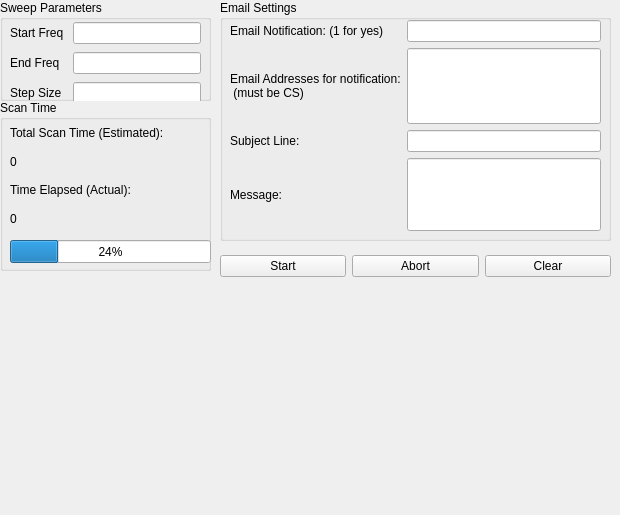
<?xml version="1.0" encoding="UTF-8"?>
<ui version="4.0">
 <class>NoTuneAS_GUI_Form</class>
 <widget class="QWidget" name="NoTuneAS_GUI_Form">
  <property name="geometry">
   <rect>
    <x>0</x>
    <y>0</y>
    <width>620</width>
    <height>515</height>
   </rect>
  </property>
  <property name="windowTitle">
   <string>Form</string>
  </property>
  <widget class="QGroupBox" name="groupBox_2">
   <property name="geometry">
    <rect>
     <x>220</x>
     <y>0</y>
     <width>391</width>
     <height>241</height>
    </rect>
   </property>
   <property name="title">
    <string>Email Settings</string>
   </property>
   <widget class="QWidget" name="gridLayoutWidget_3">
    <property name="geometry">
     <rect>
      <x>10</x>
      <y>20</y>
      <width>371</width>
      <height>211</height>
     </rect>
    </property>
    <layout class="QGridLayout" name="gridLayout_3">
     <item row="3" column="0">
      <widget class="QLabel" name="MessageLabel">
       <property name="text">
        <string>Message: </string>
       </property>
      </widget>
     </item>
     <item row="0" column="0">
      <widget class="QLabel" name="EmailNotificationLabel">
       <property name="text">
        <string>Email Notification: (1 for yes)</string>
       </property>
      </widget>
     </item>
     <item row="0" column="1">
      <widget class="QLineEdit" name="EmailNotificationTxt">
       <property name="sizePolicy">
        <sizepolicy hsizetype="Expanding" vsizetype="Fixed">
         <horstretch>0</horstretch>
         <verstretch>0</verstretch>
        </sizepolicy>
       </property>
      </widget>
     </item>
     <item row="1" column="0">
      <widget class="QLabel" name="EmailAddressesLabel">
       <property name="text">
        <string>Email Addresses for notification:
 (must be CS)</string>
       </property>
      </widget>
     </item>
     <item row="2" column="0">
      <widget class="QLabel" name="SubjectLineLabel">
       <property name="text">
        <string>Subject Line: </string>
       </property>
      </widget>
     </item>
     <item row="2" column="1">
      <widget class="QLineEdit" name="SubjectTxt">
       <property name="sizePolicy">
        <sizepolicy hsizetype="Expanding" vsizetype="Minimum">
         <horstretch>0</horstretch>
         <verstretch>0</verstretch>
        </sizepolicy>
       </property>
      </widget>
     </item>
     <item row="3" column="1">
      <widget class="QLineEdit" name="MessageTxt">
       <property name="sizePolicy">
        <sizepolicy hsizetype="Expanding" vsizetype="Expanding">
         <horstretch>0</horstretch>
         <verstretch>0</verstretch>
        </sizepolicy>
       </property>
       <property name="minimumSize">
        <size>
         <width>0</width>
         <height>20</height>
        </size>
       </property>
      </widget>
     </item>
     <item row="1" column="1">
      <widget class="QLineEdit" name="ToAddressesTxt">
       <property name="enabled">
        <bool>true</bool>
       </property>
       <property name="sizePolicy">
        <sizepolicy hsizetype="Expanding" vsizetype="Minimum">
         <horstretch>0</horstretch>
         <verstretch>0</verstretch>
        </sizepolicy>
       </property>
       <property name="minimumSize">
        <size>
         <width>0</width>
         <height>76</height>
        </size>
       </property>
       <property name="baseSize">
        <size>
         <width>0</width>
         <height>0</height>
        </size>
       </property>
       <property name="cursor">
        <cursorShape>WaitCursor</cursorShape>
       </property>
       <property name="toolTip">
        <string>Take More DATA!</string>
       </property>
      </widget>
     </item>
    </layout>
   </widget>
  </widget>
  <widget class="QGroupBox" name="groupBox">
   <property name="geometry">
    <rect>
     <x>0</x>
     <y>100</y>
     <width>211</width>
     <height>171</height>
    </rect>
   </property>
   <property name="title">
    <string>Scan Time</string>
   </property>
   <widget class="QWidget" name="horizontalLayoutWidget_2">
    <property name="geometry">
     <rect>
      <x>10</x>
      <y>20</y>
      <width>191</width>
      <height>111</height>
     </rect>
    </property>
    <layout class="QGridLayout" name="gridLayout_5">
     <property name="spacing">
      <number>4</number>
     </property>
     <item row="3" column="0">
      <widget class="QLabel" name="ElapsedScanTimeTxt">
       <property name="text">
        <string>0</string>
       </property>
      </widget>
     </item>
     <item row="1" column="0">
      <widget class="QLabel" name="TotalScanTimeTxt">
       <property name="text">
        <string>0</string>
       </property>
      </widget>
     </item>
     <item row="2" column="0">
      <widget class="QLabel" name="TimeElapsedLabel">
       <property name="text">
        <string>Time Elapsed (Actual):</string>
       </property>
      </widget>
     </item>
     <item row="0" column="0">
      <widget class="QLabel" name="TotalScanTimeLabel">
       <property name="text">
        <string>Total Scan Time (Estimated):</string>
       </property>
      </widget>
     </item>
    </layout>
   </widget>
  </widget>
  <widget class="QWidget" name="GraphData" native="true">
   <property name="geometry">
    <rect>
     <x>10</x>
     <y>280</y>
     <width>601</width>
     <height>271</height>
    </rect>
   </property>
  </widget>
  <widget class="QWidget" name="gridLayoutWidget_2">
   <property name="geometry">
    <rect>
     <x>220</x>
     <y>250</y>
     <width>391</width>
     <height>32</height>
    </rect>
   </property>
   <layout class="QHBoxLayout" name="horizontalLayout">
    <item>
     <widget class="QPushButton" name="StartButton">
      <property name="text">
       <string>Start</string>
      </property>
     </widget>
    </item>
    <item>
     <widget class="QPushButton" name="AbortButton">
      <property name="text">
       <string>Abort</string>
      </property>
     </widget>
    </item>
    <item>
     <widget class="QPushButton" name="ClearButton">
      <property name="text">
       <string>Clear</string>
      </property>
     </widget>
    </item>
   </layout>
  </widget>
  <widget class="QGroupBox" name="groupBox_4">
   <property name="geometry">
    <rect>
     <x>0</x>
     <y>0</y>
     <width>211</width>
     <height>101</height>
    </rect>
   </property>
   <property name="title">
    <string>Sweep Parameters</string>
   </property>
   <widget class="QWidget" name="gridLayoutWidget">
    <property name="geometry">
     <rect>
      <x>10</x>
      <y>20</y>
      <width>191</width>
      <height>88</height>
     </rect>
    </property>
    <layout class="QGridLayout" name="gridLayout">
     <item row="0" column="0">
      <widget class="QLabel" name="StartFreqLabel">
       <property name="text">
        <string>Start Freq </string>
       </property>
      </widget>
     </item>
     <item row="0" column="1">
      <widget class="QLineEdit" name="StartFreqTxt"/>
     </item>
     <item row="1" column="0">
      <widget class="QLabel" name="EndFreqLabel">
       <property name="text">
        <string>End Freq</string>
       </property>
      </widget>
     </item>
     <item row="1" column="1">
      <widget class="QLineEdit" name="EndFreqTxt"/>
     </item>
     <item row="2" column="0">
      <widget class="QLabel" name="StepSizeLabel">
       <property name="text">
        <string>Step Size</string>
       </property>
      </widget>
     </item>
     <item row="2" column="1">
      <widget class="QLineEdit" name="StepSizeTxt"/>
     </item>
    </layout>
   </widget>
  </widget>
  <widget class="QProgressBar" name="progressBar">
   <property name="geometry">
    <rect>
     <x>10</x>
     <y>240</y>
     <width>201</width>
     <height>23</height>
    </rect>
   </property>
   <property name="value">
    <number>24</number>
   </property>
  </widget>
 </widget>
 <tabstops>
  <tabstop>StartFreqTxt</tabstop>
  <tabstop>EndFreqTxt</tabstop>
  <tabstop>StepSizeTxt</tabstop>
  <tabstop>EmailNotificationTxt</tabstop>
  <tabstop>ToAddressesTxt</tabstop>
  <tabstop>SubjectTxt</tabstop>
 </tabstops>
 <resources/>
 <connections/>
</ui>
